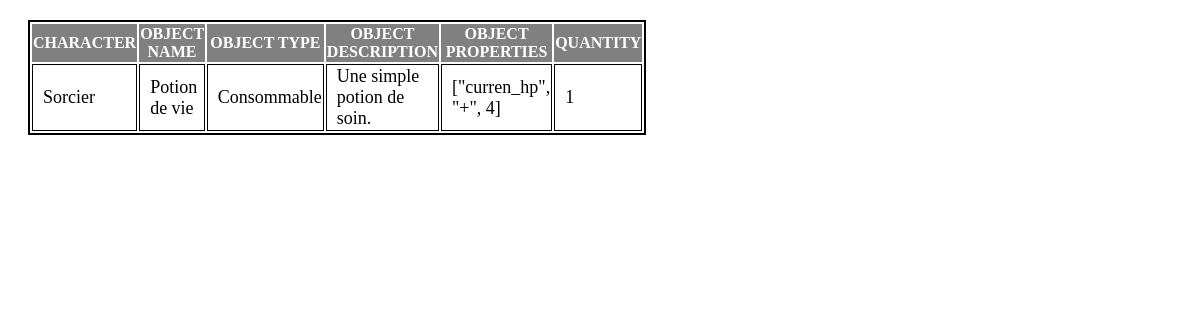
/back/forms/index_inventory.php, run on the app's committed database.
### tables this page shows
CREATE TABLE `inventories` (
  `id` bigint unsigned NOT NULL AUTO_INCREMENT,
  `created_at` timestamp NULL DEFAULT NULL,
  `updated_at` timestamp NULL DEFAULT NULL,
  `character_id` bigint unsigned NOT NULL,
  `object_id` bigint unsigned NOT NULL,
  `quantity` int NOT NULL,
  PRIMARY KEY (`id`),
  KEY `inventories_character_id_foreign` (`character_id`),
  KEY `inventories_object_id_foreign` (`object_id`),
  CONSTRAINT `inventories_character_id_foreign` FOREIGN KEY (`character_id`) REFERENCES `characters` (`id`) ON DELETE CASCADE ON UPDATE CASCADE,
  CONSTRAINT `inventories_object_id_foreign` FOREIGN KEY (`object_id`) REFERENCES `objects` (`id`) ON DELETE CASCADE ON UPDATE CASCADE
);

CREATE TABLE `characters` (
  `id` bigint unsigned NOT NULL AUTO_INCREMENT,
  `created_at` timestamp NULL DEFAULT NULL,
  `updated_at` timestamp NULL DEFAULT NULL,
  `user_id` bigint unsigned DEFAULT NULL,
  `name` text NOT NULL,
  `class` text NOT NULL,
  `max_hp` int NOT NULL,
  `current_hp` int NOT NULL,
  `dex` int NOT NULL,
  `str` int NOT NULL,
  `intel` int NOT NULL,
  `active` tinyint(1) NOT NULL DEFAULT '1',
  PRIMARY KEY (`id`),
  KEY `characters_user_id_foreign` (`user_id`),
  CONSTRAINT `characters_user_id_foreign` FOREIGN KEY (`user_id`) REFERENCES `users` (`id`)
);

CREATE TABLE `objects` (
  `id` bigint unsigned NOT NULL AUTO_INCREMENT,
  `created_at` timestamp NULL DEFAULT NULL,
  `updated_at` timestamp NULL DEFAULT NULL,
  `name` text NOT NULL,
  `type` text NOT NULL,
  `class` text NOT NULL,
  `description` text NOT NULL,
  `properties` text NOT NULL,
  `genre` text NOT NULL,
  PRIMARY KEY (`id`)
);

### back/controllers/Controller.php (called while the page is built, shortened)
<?php
class Controller
{
    public function getAllData ($sql) {
        try {
            $pdo = new PDO("mysql:host=".SERVER_NAME.";dbname=".DB_NAME, USERNAME, PASSWORD);
            $pdo->setAttribute(PDO::ATTR_ERRMODE, PDO::ERRMODE_EXCEPTION);
            $sth = $pdo->prepare($sql);
            $sth->execute();
            return $sth->fetchAll(PDO::FETCH_ASSOC);
        } catch (PDOException $e) {
            echo "Error in Controller: " . $e->getMessage();
        }
    }
}

### back/controllers/InventoryController.php (called while the page is built, shortened)
<?php
require_once 'Controller.php';
class InventoryController extends Controller
{
    public function index ()
    {
        $sql = "SELECT inventories.*,
            characters.name AS character_name,
            objects.id AS object_id,
            objects.name AS object_name,
            objects.type AS object_type,
            objects.description AS object_description,
            objects.properties AS object_properties,
            objects.class AS object_class,
            objects.genre AS object_genre
                FROM inventories
                INNER JOIN objects
                    ON inventories.object_id = objects.id
                INNER JOIN characters
                    ON inventories.character_id = characters.id";
        return $this->getAllData($sql);
    }
}

### back/forms/index_inventory.php (the view, shortened to what this page needs)
<?php
require_once 'controllers/InventoryController.php';
$inventoryIndex = new InventoryController();
$inventories = $inventoryIndex->index();
?>
<table class="inventoryTable">
    <thead>
    <tr>
        <td class="header">CHARACTER</td>
        <td class="header">OBJECT NAME</td>
        <td class="header">OBJECT TYPE</td>
        <td class="header">OBJECT DESCRIPTION</td>
        <td class="header">OBJECT PROPERTIES</td>
        <td class="header">QUANTITY</td>
    </tr>
    </thead>
    <tbody>
    <?php
    foreach ($inventories as $row) {
        echo "<tr>";
        echo "<td class='col'>".$row['character_name']."</td>";
        echo "<td class='col'>".$row['object_name']."</td>";
        echo "<td class='col'>".$row['object_type']."</td>";
        echo "<td class='col'>".$row['object_description']."</td>";
        echo "<td class='col'>".$row['object_properties']."</td>";
        echo "<td class='col'>".$row['quantity']."</td>";
        echo "</tr>";
    }
    ?>
    </tbody>
</table>

### back/forms/index_inventory.php (style rules this page uses)
.inventoryTable { border: black 2px solid; width: 50%; margin: 20px 0px 0px 20px; }
.col { font-size: 18px; padding-left: 10px; border: black 1px solid; }
.header { font-size: 16px; font-weight: bold; text-align: center; color: white; background: gray; }

### data on the page
inventories: character.name "Sorcier", object.name "Potion de vie", object.type "Consommable", object.description "Une simple potion de soin.", object.properties "[\"curren_hp\", \"+\", 4]", quantity "1"
